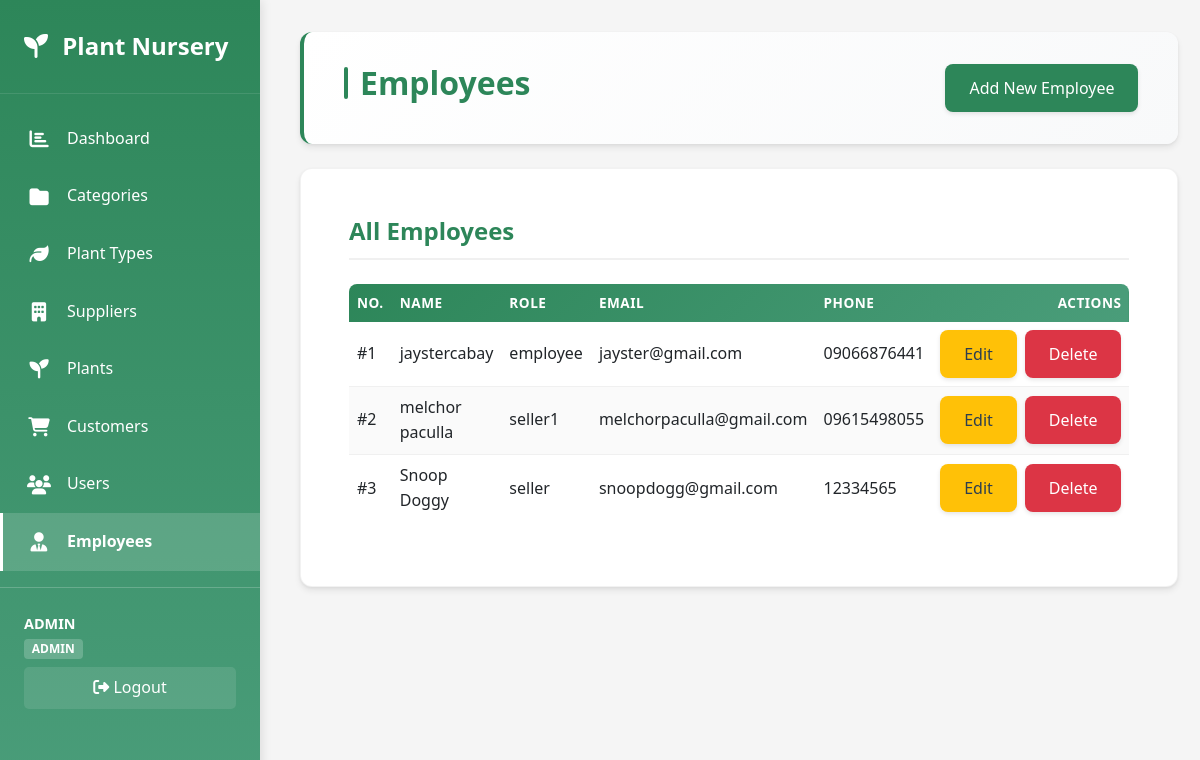
/employee/employeepage.php (signed in), run on the app's committed database.
### tables this page shows
CREATE TABLE `employee`  (
  `EmployeeID` int NOT NULL AUTO_INCREMENT,
  `Name` varchar(100) NOT NULL,
  `Role` varchar(50) NULL DEFAULT NULL,
  `Email` varchar(100) NULL DEFAULT NULL,
  `Phone` varchar(20) NULL DEFAULT NULL,
  PRIMARY KEY (`EmployeeID`) USING BTREE,
  INDEX `idx_name`(`Name` ASC) USING BTREE,
  INDEX `idx_email`(`Email` ASC) USING BTREE
);

### employee/employeepage.php (the view, shortened to what this page needs)
<?php
require_once '../config/database.php';
$result = mysqli_query($conn, "SELECT * FROM employee WHERE Role != 'admin' ORDER BY Name");
$employees = mysqli_fetch_all($result, MYSQLI_ASSOC);
include '../includes/header.php';
?>
<div class="page-header mb-4">
    <h2>Employees</h2>
    <a href="create.php" class="btn btn-primary">Add New Employee</a>
</div>
<div class="card">
    <div class="card-body">
        <h3 class="card-title mb-4" style="color: var(--primary-color);">All Employees</h3>
        <?php if (count($employees) > 0): ?>
            <div class="table-responsive">
                <table class="table table-hover">
                    <thead>
                        <tr>
                            <th>No.</th>
                            <th>Name</th>
                            <th>Role</th>
                            <th>Email</th>
                            <th>Phone</th>
                            <th class="text-end">Actions</th>
                        </tr>
                    </thead>
                    <tbody>
                        <?php
                        $counter = 1;
                        foreach ($employees as $employee): ?>
                            <tr>
                                <td>#<?php echo $counter; ?></td>
                                <td><?php echo htmlspecialchars($employee['Name']); ?></td>
                                <td><?php echo htmlspecialchars($employee['Role'] ?? 'N/A'); ?></td>
                                <td><?php echo htmlspecialchars($employee['Email'] ?? 'N/A'); ?></td>
                                <td><?php echo htmlspecialchars($employee['Phone'] ?? 'N/A'); ?></td>
                                <td class="text-end">
                                    <div class="d-flex gap-2 justify-content-end">
                                        <a href="edit.php?id=<?php echo $employee['EmployeeID']; ?>" class="btn btn-warning btn-sm">Edit</a>
                                        <a href="delete.php?id=<?php echo $employee['EmployeeID']; ?>" class="btn btn-danger btn-sm" onclick="return confirm('Are you sure?')">Delete</a>
                                    </div>
                                </td>
                            </tr>
                        <?php
                        $counter++;
                        endforeach; ?>
                    </tbody>
                </table>
            </div>
        <?php else: ?>
            <div class="text-center py-5">
                <p class="text-muted mb-0">No employees found. <a href="create.php">Create one now</a></p>
            </div>
        <?php endif; ?>
    </div>
</div>
<?php include '../includes/footer.php'; ?>

### assets/css/style.css (style rules this page uses)
* { margin: 0; padding: 0; box-sizing: border-box; }
:root { --primary-color: #2d8659; --secondary-color: #4a9d7a; --accent-color: #6bb896; --danger-color: #dc3545; --warning-color: #ffc107; --success-color: #28a745; --dark-color: #2c3e50; --light-color: #f8f9fa; --border-color: #dee2e6; --text-color: #333; --text-light: #666; }
body { font-family: 'Segoe UI', Tahoma, Geneva, Verdana, sans-serif; background-color: #f5f5f5; color: var(--text-color); line-height: 1.6; display: flex; min-height: 100vh; }
.page-header { background: linear-gradient(135deg, #ffffff 0%, #f8f9fa 100%); padding: 2rem 2.5rem; border-radius: 12px; box-shadow: 0 4px 6px rgba(0,0,0,0.07), 0 1px 3px rgba(0,0,0,0.06); margin-bottom: 2rem; display: flex; justify-content: space-between; align-items: flex-start; border-left: 4px solid var(--primary-color); flex-wrap: wrap; gap: 1rem; }
.page-header h2 { color: var(--primary-color); font-size: 2rem; font-weight: 700; margin: 0; display: flex; align-items: center; gap: 0.75rem; }
.page-header h2::before { content: ''; width: 4px; height: 2rem; background: var(--primary-color); border-radius: 2px; }
.btn { display: inline-block; padding: 0.75rem 1.5rem; border: none; border-radius: 8px; text-decoration: none; font-weight: 500; cursor: pointer; transition: all 0.3s ease; font-size: 1rem; box-shadow: 0 2px 4px rgba(0,0,0,0.1); position: relative; overflow: hidden; }
.btn::before { content: ''; position: absolute; top: 50%; left: 50%; width: 0; height: 0; border-radius: 50%; background: rgba(255,255,255,0.3); transform: translate(-50%, -50%); transition: width 0.6s, height 0.6s; }
.btn-primary { background-color: var(--primary-color); color: white; }
.btn-danger { background-color: var(--danger-color); color: white; }
.btn-warning { background-color: var(--warning-color); color: var(--dark-color); }
.card { background: white; border-radius: 12px; box-shadow: 0 4px 6px rgba(0,0,0,0.07), 0 1px 3px rgba(0,0,0,0.06); padding: 2rem; margin-bottom: 2rem; transition: box-shadow 0.3s ease, transform 0.2s ease; border: 1px solid rgba(0,0,0,0.05); }
.card h3 { color: var(--primary-color); margin-top: 0; margin-bottom: 1.5rem; font-size: 1.5rem; font-weight: 600; border-bottom: 2px solid #f0f0f0; padding-bottom: 0.75rem; }
table { width: 100%; border-collapse: separate; border-spacing: 0; background: white; border-radius: 8px; overflow: hidden; }
table thead { background: linear-gradient(135deg, var(--primary-color), var(--secondary-color)); color: white; }
table thead th { padding: 1.25rem 1rem; text-align: left; font-weight: 600; text-transform: uppercase; font-size: 0.85rem; letter-spacing: 0.5px; border: none; }
table tbody tr { transition: background-color 0.2s ease; }
table tbody td { padding: 1.25rem 1rem; text-align: left; border-bottom: 1px solid #f0f0f0; vertical-align: middle; }
table tbody tr:last-child td { border-bottom: none; }
table tbody tr:nth-child(even) { background-color: #fafafa; }
.gap-2 { gap: 0.5rem !important; }

### data on the page
employee: Name "jaystercabay", Role "employee", Email "jayster@gmail.com", Phone "09066876441"
employee: Name "melchor paculla", Role "seller1", Email "melchorpaculla@gmail.com", Phone "09615498055"
employee: Name "Snoop Doggy", Role "seller", Email "snoopdogg@gmail.com", Phone "12334565"

### other printed values
$_SESSION['username'] "ADMIN"
$_SESSION['role'] "ADMIN"
